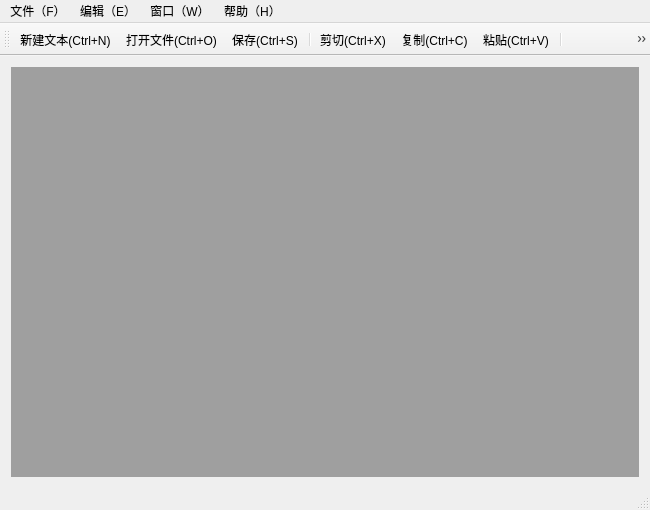
<?xml version="1.0" encoding="UTF-8"?>
<ui version="4.0">
 <class>MainWindow</class>
 <widget class="QMainWindow" name="MainWindow">
  <property name="geometry">
   <rect>
    <x>0</x>
    <y>0</y>
    <width>650</width>
    <height>510</height>
   </rect>
  </property>
  <property name="windowTitle">
   <string>MainWindow</string>
  </property>
  <widget class="QWidget" name="centralWidget">
   <layout class="QGridLayout" name="gridLayout">
    <item row="0" column="0">
     <widget class="QMdiArea" name="mdiArea"/>
    </item>
   </layout>
  </widget>
  <widget class="QMenuBar" name="menuBar">
   <property name="geometry">
    <rect>
     <x>0</x>
     <y>0</y>
     <width>650</width>
     <height>26</height>
    </rect>
   </property>
   <widget class="QMenu" name="menuF">
    <property name="title">
     <string>文件（F）</string>
    </property>
    <addaction name="separator"/>
    <addaction name="actionNew"/>
    <addaction name="actionOpen"/>
    <addaction name="separator"/>
    <addaction name="actionSave"/>
    <addaction name="actionSaveAs"/>
    <addaction name="separator"/>
    <addaction name="actionExit"/>
   </widget>
   <widget class="QMenu" name="menuE">
    <property name="title">
     <string>编辑（E）</string>
    </property>
    <addaction name="actionUndo"/>
    <addaction name="actionRedo"/>
    <addaction name="separator"/>
    <addaction name="actionCut"/>
    <addaction name="actionCopy"/>
    <addaction name="actionPaste"/>
   </widget>
   <widget class="QMenu" name="menuW">
    <property name="title">
     <string>窗口（W）</string>
    </property>
    <addaction name="actionClose"/>
    <addaction name="actionCloseAll"/>
    <addaction name="separator"/>
    <addaction name="actionTile"/>
    <addaction name="actionCascade"/>
    <addaction name="separator"/>
    <addaction name="actionNext"/>
    <addaction name="actionPrevious"/>
   </widget>
   <widget class="QMenu" name="menuH">
    <property name="title">
     <string>帮助（H）</string>
    </property>
    <addaction name="actionAbout"/>
    <addaction name="actionAboutQt"/>
   </widget>
   <addaction name="menuF"/>
   <addaction name="menuE"/>
   <addaction name="menuW"/>
   <addaction name="menuH"/>
  </widget>
  <widget class="QToolBar" name="mainToolBar">
   <attribute name="toolBarArea">
    <enum>TopToolBarArea</enum>
   </attribute>
   <attribute name="toolBarBreak">
    <bool>false</bool>
   </attribute>
   <addaction name="actionNew"/>
   <addaction name="actionOpen"/>
   <addaction name="actionSave"/>
   <addaction name="separator"/>
   <addaction name="actionCut"/>
   <addaction name="actionCopy"/>
   <addaction name="actionPaste"/>
   <addaction name="separator"/>
   <addaction name="actionUndo"/>
   <addaction name="actionRedo"/>
  </widget>
  <widget class="QStatusBar" name="statusBar"/>
  <action name="actionNew">
   <property name="checkable">
    <bool>true</bool>
   </property>
   <property name="icon">
    <iconset resource="images.qrc">
     <normaloff>:/icons/icons/new.png</normaloff>:/icons/icons/new.png</iconset>
   </property>
   <property name="text">
    <string>新建文本(Ctrl+N)</string>
   </property>
   <property name="toolTip">
    <string>新建文本</string>
   </property>
   <property name="shortcut">
    <string>Ctrl+N</string>
   </property>
  </action>
  <action name="actionOpen">
   <property name="icon">
    <iconset resource="images.qrc">
     <normaloff>:/icons/icons/open.png</normaloff>:/icons/icons/open.png</iconset>
   </property>
   <property name="text">
    <string>打开文件(Ctrl+O)...</string>
   </property>
   <property name="toolTip">
    <string>打开文件</string>
   </property>
   <property name="shortcut">
    <string>Ctrl+O</string>
   </property>
  </action>
  <action name="actionSave">
   <property name="icon">
    <iconset resource="images.qrc">
     <normaloff>:/icons/icons/save.png</normaloff>:/icons/icons/save.png</iconset>
   </property>
   <property name="text">
    <string>保存(Ctrl+S)</string>
   </property>
   <property name="toolTip">
    <string>保存</string>
   </property>
   <property name="shortcut">
    <string>Ctrl+S</string>
   </property>
  </action>
  <action name="actionSaveAs">
   <property name="icon">
    <iconset resource="images.qrc">
     <normaloff>:/icons/icons/saveAs.png</normaloff>:/icons/icons/saveAs.png</iconset>
   </property>
   <property name="text">
    <string>另存为...</string>
   </property>
   <property name="toolTip">
    <string>另存为</string>
   </property>
  </action>
  <action name="actionExit">
   <property name="icon">
    <iconset resource="images.qrc">
     <normaloff>:/icons/icons/exit.png</normaloff>:/icons/icons/exit.png</iconset>
   </property>
   <property name="text">
    <string>退出</string>
   </property>
   <property name="toolTip">
    <string>退出</string>
   </property>
  </action>
  <action name="actionUndo">
   <property name="icon">
    <iconset resource="images.qrc">
     <normaloff>:/icons/icons/undo.png</normaloff>:/icons/icons/undo.png</iconset>
   </property>
   <property name="text">
    <string>撤销(Ctrl+Z)</string>
   </property>
   <property name="toolTip">
    <string>撤销</string>
   </property>
   <property name="shortcut">
    <string>Ctrl+Z</string>
   </property>
  </action>
  <action name="actionRedo">
   <property name="icon">
    <iconset resource="images.qrc">
     <normaloff>:/icons/icons/redo.png</normaloff>:/icons/icons/redo.png</iconset>
   </property>
   <property name="text">
    <string>恢复(Ctrl+T)</string>
   </property>
   <property name="toolTip">
    <string>恢复</string>
   </property>
   <property name="shortcut">
    <string>Ctrl+T</string>
   </property>
  </action>
  <action name="actionCut">
   <property name="icon">
    <iconset resource="images.qrc">
     <normaloff>:/icons/icons/cut.png</normaloff>:/icons/icons/cut.png</iconset>
   </property>
   <property name="text">
    <string>剪切(Ctrl+X)</string>
   </property>
   <property name="toolTip">
    <string>剪切</string>
   </property>
   <property name="shortcut">
    <string>Ctrl+X</string>
   </property>
  </action>
  <action name="actionCopy">
   <property name="icon">
    <iconset resource="images.qrc">
     <normaloff>:/icons/icons/copy.png</normaloff>:/icons/icons/copy.png</iconset>
   </property>
   <property name="text">
    <string>复制(Ctrl+C)</string>
   </property>
   <property name="toolTip">
    <string>复制</string>
   </property>
   <property name="shortcut">
    <string>Ctrl+C</string>
   </property>
  </action>
  <action name="actionPaste">
   <property name="icon">
    <iconset resource="images.qrc">
     <normaloff>:/icons/icons/paste.png</normaloff>:/icons/icons/paste.png</iconset>
   </property>
   <property name="text">
    <string>粘贴(Ctrl+V)</string>
   </property>
   <property name="toolTip">
    <string>粘贴</string>
   </property>
   <property name="shortcut">
    <string>Ctrl+V</string>
   </property>
  </action>
  <action name="actionClose">
   <property name="text">
    <string>关闭</string>
   </property>
   <property name="toolTip">
    <string>关闭</string>
   </property>
  </action>
  <action name="actionCloseAll">
   <property name="text">
    <string>关闭所有窗口</string>
   </property>
   <property name="toolTip">
    <string>关闭所有窗口</string>
   </property>
  </action>
  <action name="actionTile">
   <property name="text">
    <string>平铺</string>
   </property>
   <property name="toolTip">
    <string>平铺</string>
   </property>
  </action>
  <action name="actionCascade">
   <property name="text">
    <string>重叠</string>
   </property>
   <property name="toolTip">
    <string>重叠</string>
   </property>
  </action>
  <action name="actionNext">
   <property name="icon">
    <iconset resource="images.qrc">
     <normaloff>:/icons/icons/next.png</normaloff>:/icons/icons/next.png</iconset>
   </property>
   <property name="text">
    <string>下一个(Ctrl+Tab)</string>
   </property>
   <property name="toolTip">
    <string>下一个</string>
   </property>
   <property name="shortcut">
    <string>Ctrl+Tab</string>
   </property>
  </action>
  <action name="actionPrevious">
   <property name="icon">
    <iconset resource="images.qrc">
     <normaloff>:/icons/icons/previous.png</normaloff>:/icons/icons/previous.png</iconset>
   </property>
   <property name="text">
    <string>上一个(Ctrl+Shift+Backtab)</string>
   </property>
   <property name="toolTip">
    <string>上一个</string>
   </property>
   <property name="shortcut">
    <string>Ctrl+Shift+Backtab</string>
   </property>
  </action>
  <action name="actionAbout">
   <property name="icon">
    <iconset resource="images.qrc">
     <normaloff>:/icons/icons/about.png</normaloff>:/icons/icons/about.png</iconset>
   </property>
   <property name="text">
    <string>关于</string>
   </property>
   <property name="toolTip">
    <string>关于</string>
   </property>
  </action>
  <action name="actionAboutQt">
   <property name="text">
    <string>关于Qt</string>
   </property>
   <property name="toolTip">
    <string>关于Qt</string>
   </property>
  </action>
 </widget>
 <layoutdefault spacing="6" margin="11"/>
 <resources>
  <include location="images.qrc"/>
 </resources>
 <connections/>
</ui>
